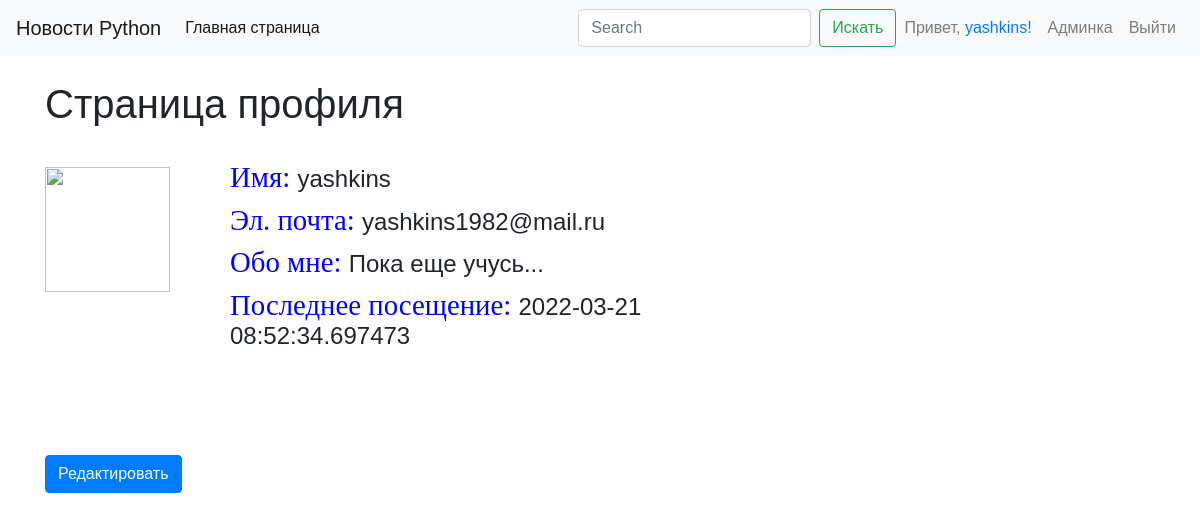
Before: /user/profile/yashkins (signed in) with the older database file.
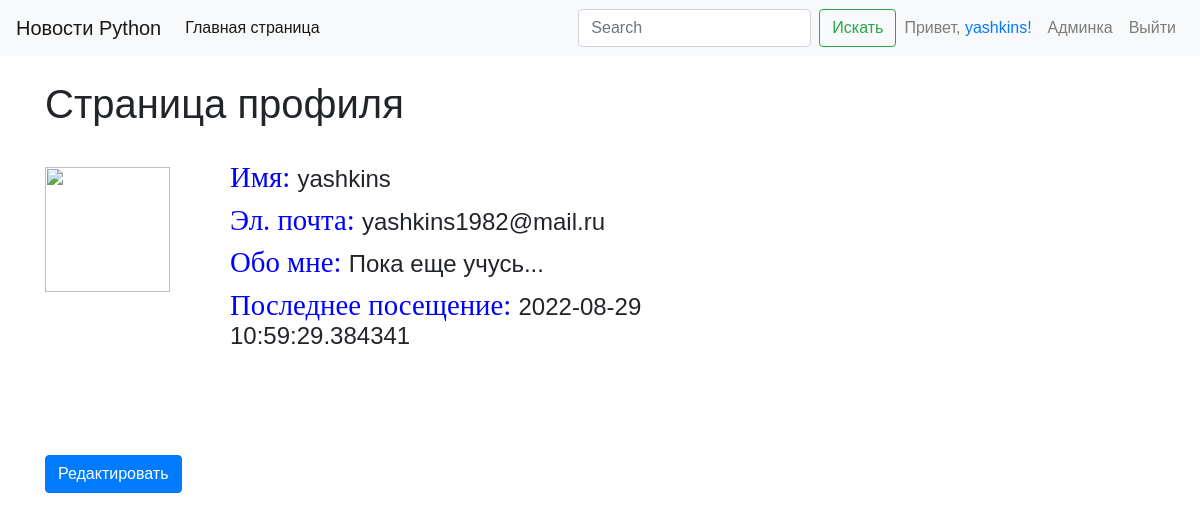
After: the same page with the newer database file.
### webapp/user/models.py (models this page shows, shortened)
class Users(db.Model,UserMixin):
    id = db.Column(db.Integer, primary_key=True)
    username = db.Column(db.String(50), index=True, unique=True)
    password = db.Column(db.String(128))
    role = db.Column(db.String(10), index=True)
    email = db.Column(db.String(50))
    about_me = db.Column(db.String(140))
    last_seen = db.Column(db.DateTime, default=datetime.utcnow)
    @property
    def is_admin(self):
        return self.role == "admin"

### webapp/user/views.py (the view)
@blueprint.route('/profile/<username>')
@login_required
def profile(username):
    user = Users.query.filter_by(username=username).first_or_404()
    title = 'Страница профиля'
    return render_template('user/profile.html', page_title=title, user=user)

### webapp/__init__.py (called while the page is built)
def create_app():
    app = Flask(__name__)
    app.config.from_pyfile('config.py')
    mail = Mail(app)
    db.init_app(app)
    migrate = Migrate(app, db)
    login_manager = LoginManager()
    login_manager.init_app(app)
    login_manager.login_view = "user.login"
    app.register_blueprint(news_blueprint)
    app.register_blueprint(user_blueprint)
    app.register_blueprint(admin_blueprint)
    app.register_blueprint(error_blueprint)
    @login_manager.user_loader
    def load_user(user_id):
        return Users.query.get(user_id)
    @app.before_request
    def before_request():
        if current_user.is_authenticated:
            current_user.last_seen = datetime.utcnow()
            db.session.commit()
    return app

### webapp/templates/user/profile.html (shortened to what this page needs)
{% extends "base.html" %}
{% block content %}
    <br>
    <div class='row no-gutters'>
        <div class="col-2">
            <img src="https://filin.mail.ru/pic?email=yashkins1982%40mail.ru&width=180&height=180&name=Яков+Рязанов&version=4&build=7&_=1647682809556.651"
            vspace="7" hspace="0" width="125" height="125">
        </div>
        <div class="col-6">
            <h4><span class="letter">Имя: </span>{{ user.username }}</h4>
            <h4><span class="letter">Эл. почта: </span>{{ user.email }}</h4>
            {% if user.about_me %}
                <h4><span class="letter">Обо мне: </span>{{ user.about_me }}</h4>
            {% endif %}
            {% if user.last_seen %}
                <h4><span class="letter">Последнее посещение: </span>{{ user.last_seen }}</h4>
            {% endif %}
            <br>
        </div>
        <div class="col-2"></div>
    </div>
    <div class="row">
        <div class="col-4">
            <br>
            <br>
            <br>
            {% if current_user.username == user.username %}
                <a class="btn btn-primary" href="{{ url_for('user.edit_profile') }}" role="button">Редактировать</a>
            {% endif %}
        </div>
    </div>
{% endblock %}

### webapp/templates/base.html (shortened to what this page needs)
<!doctype html>
<html lang="ru">
  <head>
    <link rel="stylesheet" href="https://stackpath.bootstrapcdn.com/bootstrap/4.1.3/css/bootstrap.min.css">
    <link rel="stylesheet" href="{{ url_for('static', filename='style.css') }}">
    <link rel="stylesheet"
      href="//cdnjs.cloudflare.com/ajax/libs/highlight.js/9.13.1/styles/agate.min.css">
  </head>
  <body>
    {% include "menu.html" %}
    <div class=container>
    <br/>
    <h1>{{page_title}}</h1>
    {% block content %}{% endblock %}
    </div>
  </body>
</html>

### webapp/templates/menu.html (shortened to what this page needs)
<nav class="navbar navbar-expand-lg navbar-light bg-light">
    <a class="navbar-brand" href="#">Новости Python</a>
    <div class="collapse navbar-collapse" id="navbarSupportedContent">
        <ul class="navbar-nav mr-auto">
            <li class="nav-item active">
                <a class="nav-link" href="/">Главная страница</a>
            </li>
        </ul>
        <form class="form-inline my-2 my-lg-0">
            <input class="form-control mr-sm-2" type="search" placeholder="Search" aria-label="Search">
            <button class="btn btn-outline-success my-2 my-sm-0" type="submit">Искать</button>
        </form>
        <ul class="navbar-nav">
            {% if current_user.is_authenticated %}
                <li class="nav-item">
                    <span class="nav-link">Привет, <a href="{{ url_for('user.profile', username=current_user.username) }}">{{ current_user.username}}!</span></a>
                </li>
                {% if current_user.is_admin %}
                    <li class="nav-item">
                        <a class="nav-link" href="{{ url_for('admin.admin_index') }}">Админка</a>
                    </li>
                {% endif %}
                <li class="nav-item">
                    <a class="nav-link" href="{{ url_for('user.logout') }}">Выйти</a>
                </li>
            {% endif %}
        </ul>
    </div>
</nav>

### webapp/templates/base.html (style rules this page uses)
body { font-family: Arial, sans-serif; }
.letter { color: blue; font-size: 120%; font-family: serif; position: relative; top: 0px; }

Changed rows visible on the page:
changed Users "yashkins": last_seen "2022-03-21 08:52:34.697473" → "2022-08-29 10:59:29.384341"
